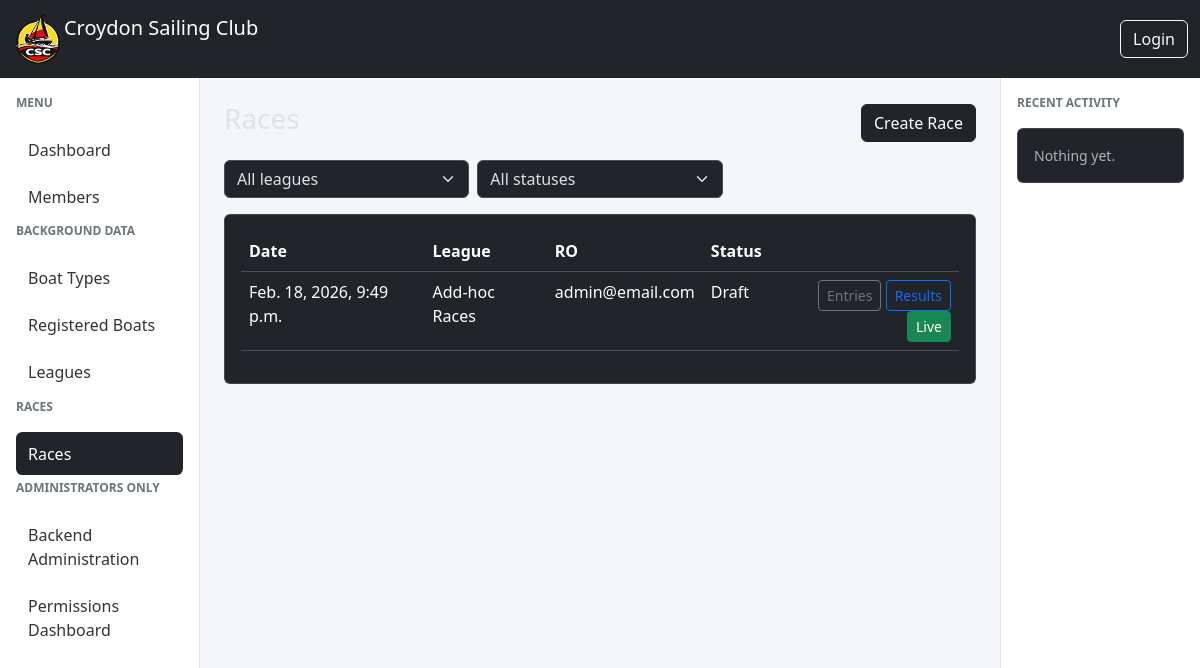
The app's page /, older data.
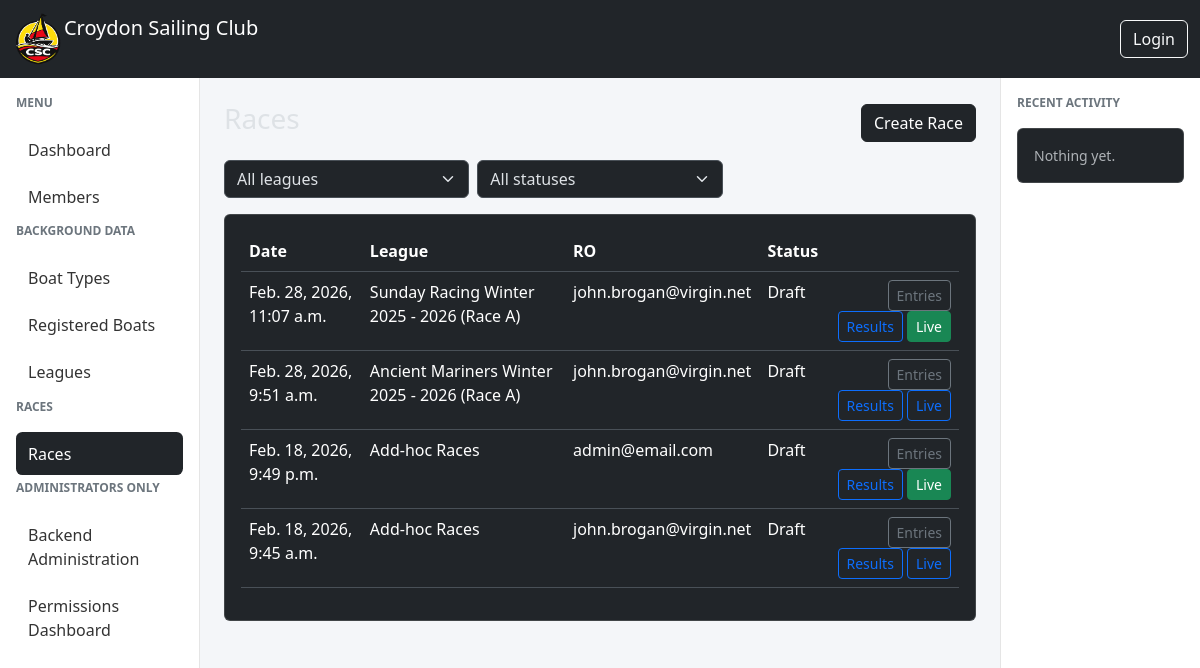
The same page, newer data.
### races/models.py (models this page shows, shortened)
class Race(models.Model):
    event = models.OneToOneField(Event, on_delete=models.CASCADE)
    league = models.ForeignKey(
        "races.League",
        on_delete=models.SET_NULL,
        null=True,
        blank=True,
        related_name="races",
    )
    race_officer = models.ForeignKey(
        settings.AUTH_USER_MODEL,
        on_delete=models.SET_NULL,
        null=True,
        related_name="races_as_ro",
    )
    assistant_race_officer = models.ForeignKey(
        settings.AUTH_USER_MODEL,
        on_delete=models.SET_NULL,
        null=True,
        blank=True,
        related_name="races_as_aro",
    )
    class RaceStatus(models.TextChoices):
        DRAFT = "draft", "Draft"
        OPEN = "open", "Open"
        RUNNING = "running", "Running"
        FINISHED = "finished", "Finished"
        VERIFIED = "verified", "Verified"
        LOCKED = "locked", "Locked"
    status = models.CharField(
        max_length=20,
        choices=RaceStatus.choices,
        default=RaceStatus.DRAFT,
    )

class Event(models.Model):
    class EventType(models.TextChoices):
        RACE = "race", "Race"
        MEETING = "meeting", "Meeting"
        WORKPARTY = "workparty", "Work Party"
    start_datetime = models.DateTimeField()
    type = models.CharField(max_length=20, choices=EventType.choices)
    created_by = models.ForeignKey(
        settings.AUTH_USER_MODEL,
        on_delete=models.SET_NULL,
        null=True,
        related_name="events_created",
    )
    created_at = models.DateTimeField(auto_now_add=True)
    is_active = models.BooleanField(default=True)

class League(models.Model):
    name = models.CharField(max_length=200, unique=True)
    description = models.CharField(max_length=200, blank=True)
    date_from = models.DateField(help_text='The first date a race can be added to this league')
    date_to = models.DateField(help_text='The last date a race can be added to this league')
    def __str__(self):
        return self.name

### members/models.py (models this page shows, shortened)
class Member(AbstractUser):
    username = models.CharField(
        max_length=150,
        unique=True,
        null=True,
        blank=True,
        verbose_name="Alias"
    )
    email = models.EmailField(
        unique=True,
        verbose_name="Email Address"
    )
    full_name = models.CharField(
        max_length=255,
        blank=True,
        help_text="Full name as an alternative to first and last name"
    )
    email_verified = models.BooleanField(
        default=False,
        help_text="Designates whether the user's email has been verified"
    )
    default_boat = models.ForeignKey(
        "races.RegisteredBoat",
        on_delete=models.SET_NULL,
        null=True,
        blank=True,
        related_name="default_for_members",
    )
    USERNAME_FIELD = "email"
    REQUIRED_FIELDS = ["username"]
    def __str__(self):
        return self.email

### races/views.py (the view)
# urls.py: path("", RaceListView.as_view(), name="races-list"),
class RaceListView(ListView):
    model = Race
    template_name = "races/race_list.html"
    context_object_name = "races"
    ordering = ["-event__start_datetime"]
    def get_queryset(self):
        qs = super().get_queryset().select_related("league")
        league_id = self.request.GET.get("league")
        status = self.request.GET.get("status")
        if league_id and league_id != "all":
            qs = qs.filter(league_id=league_id)
        if status and status != "all":
            qs = qs.filter(status=status)
        qs = qs.annotate(
            has_events=Exists(
                RaceEvent.objects.filter(
                    race=OuterRef("pk"),
                    event_type="start"
                )
            )
        )
        return qs
    def get_context_data(self, **kwargs):
        context = super().get_context_data(**kwargs)
        context["leagues"] = League.objects.order_by("name")
        context["selected_league"] = self.request.GET.get("league", "all")
        context["selected_status"] = self.request.GET.get("status", "all")
        return context

### races/templates/races/race_list.html (shortened to what this page needs)
{% extends "base.html" %}
{% block content %}
<div class="d-flex justify-content-between align-items-center mb-3">
    <h3>Races</h3>
    <a href="{% url 'race-add' %}" class="btn btn-dark">
        Create Race
    </a>
</div>
<form method="get" class="row g-2 mb-3">
    <div class="col-md-4">
        <select name="league" class="form-select" onchange="this.form.submit()">
            <option value="all">All leagues</option>
        </select>
    </div>
    <div class="col-md-4">
        <select name="status" class="form-select" onchange="this.form.submit()">
            <option value="all">All statuses</option>
        </select>
    </div>
</form>
<div class="card">
    <div class="card-body">
        <table class="table table-hover">
            <thead>
                <tr>
                    <th>Date</th>
                    <th>League</th>
                    <th>RO</th>
                    <th>Status</th>
                    <th></th>
                </tr>
            </thead>
            <tbody>
            {% for race in races %}
                <tr>
                    <td>{{ race.event.start_datetime }}</td>
                    <td>{{ race.league|default:"—" }}</td>
                    <td>{{ race.race_officer|default:"—" }}</td>
                    <td>{{ race.get_status_display }}</td>
                    <td class="text-end">
                        <a href="{% url 'race-entries' race.pk %}"
                           class="btn btn-sm btn-outline-secondary">
                           Entries
                        </a>
                        <a href="{% url 'select-result-set' race.id %}"
                            class="btn btn-sm btn-outline-primary">
                            Results
                        </a>
                        {% if race.has_events %}
                        <a href="{% url 'race-live' race.id %}" class="btn btn-sm btn-success">
                                Live
                            </a>
                        {% else %}
                            <a href="{% url 'race-live' race.id %}" class="btn btn-sm btn-outline-primary">
                                Live
                            </a>
                        {% endif %}
                    </td>
                </tr>
            {% empty %}
                <tr>
                    <td colspan="5" class="text-center text-muted">
                        No races yet
                    </td>
                </tr>
            {% endfor %}
            </tbody>
        </table>
    </div>
</div>
{% endblock %}

Row changes from the older to the newer data that the page shows:
added Race: event.start_datetime "Feb. 28, 2026, 11:07 a.m.", league "Sunday Racing Winter 2025 - 2026 (Race A)", race_officer "john.brogan@virgin.net", status "Draft", shows "Live"
added Race: event.start_datetime "Feb. 28, 2026, 9:51 a.m.", league "Ancient Mariners Winter 2025 - 2026 (Race A)", race_officer "john.brogan@virgin.net", status "Draft", shows "Live"
added Race: event.start_datetime "Feb. 18, 2026, 9:45 a.m.", league "Add-hoc Races", race_officer "john.brogan@virgin.net", status "Draft", shows "Live"
